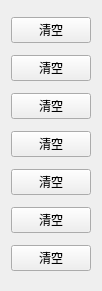
     <widget class="QWidget" name="layoutWidget_27">
      <property name="geometry">
       <rect>
        <x>750</x>
        <y>70</y>
        <width>81</width>
        <height>291</height>
       </rect>
      </property>
      <layout class="QVBoxLayout" name="verticalLayout_34">
       <item>
        <widget class="QPushButton" name="pushButton_21">
         <property name="text">
          <string>清空</string>
         </property>
        </widget>
       </item>
       <item>
        <widget class="QPushButton" name="pushButton_22">
         <property name="text">
          <string>清空</string>
         </property>
        </widget>
       </item>
       <item>
        <widget class="QPushButton" name="pushButton_23">
         <property name="text">
          <string>清空</string>
         </property>
        </widget>
       </item>
       <item>
        <widget class="QPushButton" name="pushButton_24">
         <property name="text">
          <string>清空</string>
         </property>
        </widget>
       </item>
       <item>
        <widget class="QPushButton" name="pushButton_25">
         <property name="text">
          <string>清空</string>
         </property>
        </widget>
       </item>
       <item>
        <widget class="QPushButton" name="pushButton_26">
         <property name="text">
          <string>清空</string>
         </property>
        </widget>
       </item>
       <item>
        <widget class="QPushButton" name="pushButton_30">
         <property name="text">
          <string>清空</string>
         </property>
        </widget>
       </item>
      </layout>
     </widget>
